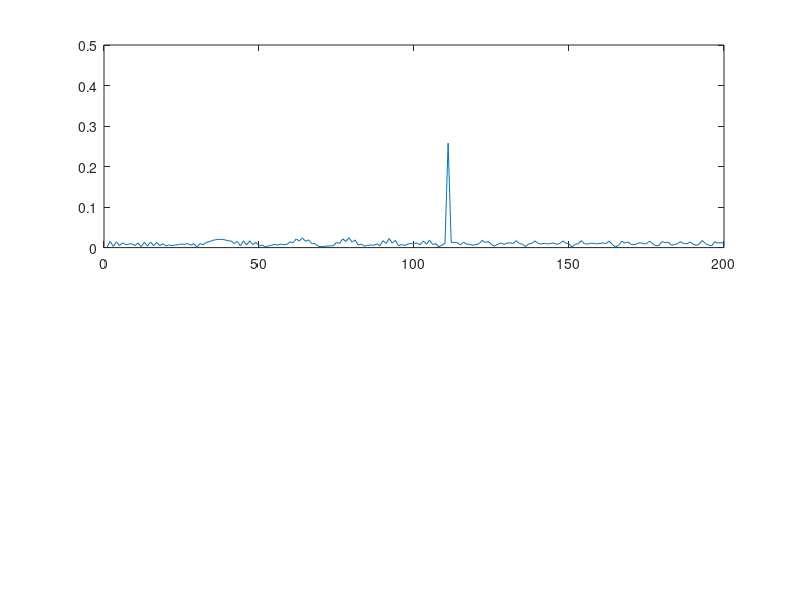
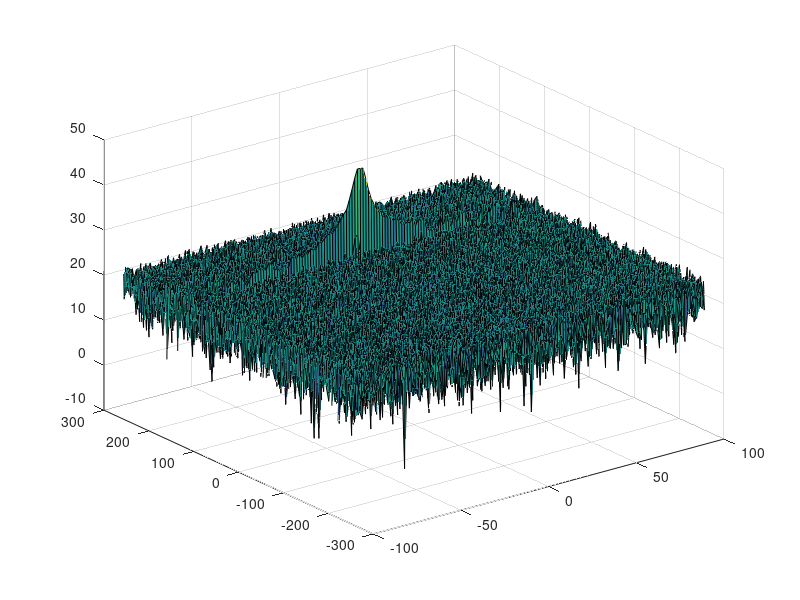

MATLAB code to generate these figures, in order: (Note: this script raises an error after producing the figures.)
clc;
close all ;
clc;

%% Radar Specifications 
%%%%%%%%%%%%%%%%%%%%%%%%%%%
% Frequency of operation = 77GHz
% Max Range = 200m
% Range Resolution = 1 m
% Max Velocity = 100 m/s
%%%%%%%%%%%%%%%%%%%%%%%%%%%

%speed of light = 3e8
%% User Defined Range and Velocity of target
% *%TODO* :
% define the target's initial position and velocity. Note : Velocity
% remains contant
R = 110;
V = -20;



%% FMCW Waveform Generation

% *%TODO* :
%Design the FMCW waveform by giving the specs of each of its parameters.
% Calculate the Bandwidth (B), Chirp Time (Tchirp) and Slope (slope) of the FMCW
% chirp using the requirements above.
c = 3e8;
Rs = 1;
Rmax = 200;
B = c/2/Rs; %Bandwith 
Tchirp = 5.5*2*Rmax/c;
slope = B/Tchirp;


%Operating carrier frequency of Radar 
fc= 77e9;             %carrier freq
fc1 = 77;
                                                          
%The number of chirps in one sequence. Its ideal to have 2^ value for the ease of running the FFT
%for Doppler Estimation. 
Nd=128;                   % #of doppler cells OR #of sent periods % number of chirps

%The number of samples on each chirp. 
Nr=1024;                  %for length of time OR # of range cells

% Timestamp for running the displacement scenario for every sample on each
% chirp
t=linspace(0,Nd*Tchirp,Nr*Nd); %total time for samples


%Creating the vectors for Tx, Rx and Mix based on the total samples input.
Tx=zeros(1,length(t)); %transmitted signal
Rx=zeros(1,length(t)); %received signal
Mix = zeros(1,length(t)); %beat signal

%Similar vectors for range_covered and time delay.
r_t=zeros(1,length(t));
td=zeros(1,length(t));


%% Signal generation and Moving Target simulation
% Running the radar scenario over the time. 

for i=1:length(t)         
    
    
    % *%TODO* :
    %For each time stamp update the Range of the Target for constant velocity. 
    r_t(i)=R+V*t(i);
    td(i)=2*r_t(i)/c;
    % *%TODO* :
    %For each time sample we need update the transmitted and
    %received signal. 
    
    Tx(i) = cos(2*pi*(fc1*t(i)+slope*t(i)*t(i)/2));
    Rx (i)  = cos(2*pi*(fc1*(t(i)-td(i))+slope*(t(i)-td(i))*(t(i)-td(i))/2));
    
    % *%TODO* :
    %Now by mixing the Transmit and Receive generate the beat signal
    %This is done by element wise matrix multiplication of Transmit and
    %Receiver Signal
    Mix(i) = Tx(i).*Rx(i);
    check = cos(2*pi*(2*slope*R*t(i)/c+2*fc1*V*t(i)/c))-Mix(i);
    
end

%% RANGE MEASUREMENT


 % *%TODO* :
%reshape the vector into Nr*Nd array. Nr and Nd here would also define the size of
%Range and Doppler FFT respectively.
signal = reshape(Mix, [Nr,Nd]);
 % *%TODO* :
%run the FFT on the beat signal along the range bins dimension (Nr) and
%normalize.
signal_fft_range = fft(signal(:,1), Nr);
 % *%TODO* :
% Take the absolute value of FFT output
signal_fft_range = abs(signal_fft_range/Nr);
 % *%TODO* :
% Output of FFT is double sided signal, but we are interested in only one side of the spectrum.
% Hence we throw out half of the samples.
Half_signal_fft_range  = signal_fft_range(1:Nr/2+1);

%plotting the range
figure ('Name','Range from First FFT')
subplot(2,1,1)

 % *%TODO* :
 % plot FFT output 
plot(Half_signal_fft_range)
 
axis ([0 200 0 0.5]);



%% RANGE DOPPLER RESPONSE
% The 2D FFT implementation is already provided here. This will run a 2DFFT
% on the mixed signal (beat signal) output and generate a range doppler
% map.You will implement CFAR on the generated RDM


% Range Doppler Map Generation.

% The output of the 2D FFT is an image that has reponse in the range and
% doppler FFT bins. So, it is important to convert the axis from bin sizes
% to range and doppler based on their Max values.

Mix=reshape(Mix,[Nr,Nd]);

% 2D FFT using the FFT size for both dimensions.
sig_fft2 = fft2(Mix,Nr,Nd);

% Taking just one side of signal from Range dimension.
sig_fft2 = sig_fft2(1:Nr/2,1:Nd);
sig_fft2 = fftshift (sig_fft2);
RDM = abs(sig_fft2);
RDM = 10*log10(RDM) ;

%use the surf function to plot the output of 2DFFT and to show axis in both
%dimensions
doppler_axis = linspace(-100,100,Nd);
range_axis = linspace(-200,200,Nr/2)*((Nr/2)/400);
figure,surf(doppler_axis,range_axis,RDM);

%% CFAR implementation

%Slide Window through the complete Range Doppler Map

% *%TODO* :
%Select the number of Training Cells in both the dimensions.
Tr = 8;
Gr = 4;
Td = 4;
Gd = 2;
T_size = (2*(Tr+Gr)+1)*(2*(Td+Gd)+1)-(2*Gr+1)*(2*Gd+1);
% *%TODO* :
%Select the number of Guard Cells in both dimensions around the Cell under 
%test (CUT) for accurate estimation

% *%TODO* :
% offset the threshold by SNR value in dB
offset = 5;
% *%TODO* :
%Create a vector to store noise_level for each iteration on training cells
noise_level = zeros(1,1);
Ns_r = length(RDM(:,1));
Ns_d = length(RDM(1,:));
threshold_cfar = [];
signal_cfar = [];
% *%TODO* :
%design a loop such that it slides the CUT across range doppler map by
%giving margins at the edges for Training and Guard Cells.
%For every iteration sum the signal level within all the training
%cells. To sum convert the value from logarithmic to linear using db2pow
%function. Average the summed values for all of the training
%cells used. After averaging convert it back to logarithimic using pow2db.
%Further add the offset to it to determine the threshold. Next, compare the
%signal under CUT with this threshold. If the CUT level > threshold assign
%it a value of 1, else equate it to 0.
signal_cfar = zeros(Ns_r,Ns_d);
TH = zeros(Ns_r,Ns_d);
for i = 1:Ns_r-2*Gr-2*Tr-1
    for j = 1:Ns_d-2*Gd-2*Td-1
   % Use RDM[x,y] as the matrix from the output of 2D FFT for implementing
   % CFAR
   noise_level = (sum(db2pow(RDM(i:i+2*Tr+2*Gr,j:j+2*Td+2*Gd)),'all')-sum(db2pow(RDM(i+Tr:i+Tr+2*Gr,j+Td:j+Td+2*Gd)),'all'))/T_size;
   threshold = pow2db(noise_level);
%    threshold_cfar = [threshold_cfar,{threshold}];
   cut = RDM(i+Tr+Gr,j+Td+Gd);
       if (cut<threshold*1.5)
           cut = 0;
       else
           cut = 1;
       end
       TH(i,j) = threshold;
   signal_cfar(i,j) = cut;


    end
end

% *%TODO* :
% The process above will generate a thresholded block, which is smaller 
%than the Range Doppler Map as the CUT cannot be located at the edges of
%matrix. Hence,few cells will not be thresholded. To keep the map size same
% set those values to 0. 
 








% *%TODO* :
%display the CFAR output using the Surf function like we did for Range
%Doppler Response output.
figure;
surf(doppler_axis,range_axis,signal_cfar);
colorbar;
% figure;
% surf(doppler_axis,range_axis,TH);


 
 